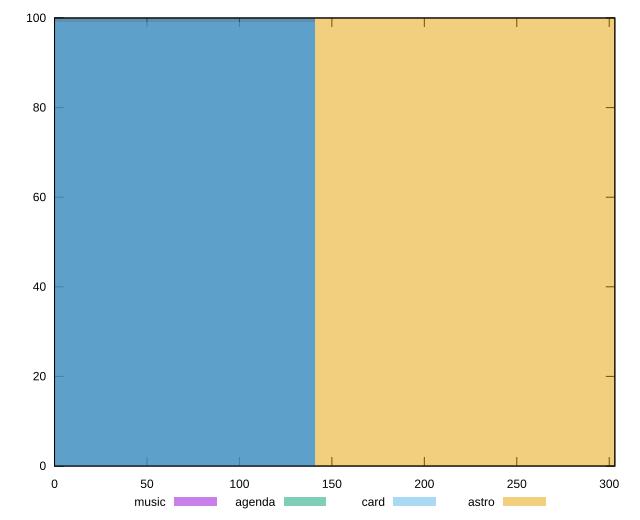

Source code (gnuplot):
reset

$music <<EOF
0 100
EOF

$agenda <<EOF
0 100
EOF

$card <<EOF
0 99
EOF

$astro <<EOF
281.9432355506628 100
EOF

set key outside below
set boxwidth 281.9432355506628
set xrange [0:303.022]
set yrange [0:100]
set trange [0:100]
set style fill transparent solid 0.5 noborder
set terminal svg size 640, 520 enhanced background rgb 'white'
set output "reports/report_00030_2021-02-24T20-42-31.540Z/uses-rel-preconnect/comparison/histogram/all_raw.svg"

plot $music title "music" with boxes, \
     $agenda title "agenda" with boxes, \
     $card title "card" with boxes, \
     $astro title "astro" with boxes

reset
